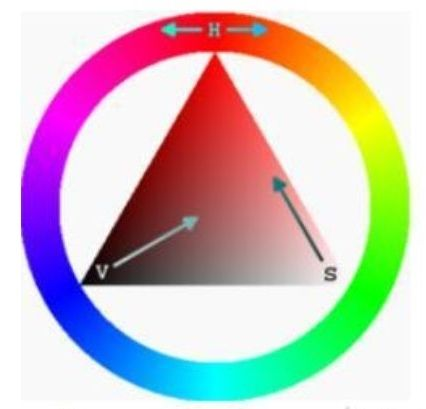
#> input picture OPEN CV/pythonProject/2.average BGR/配图2.jpg, 426 x 409 px
$ python 1-2.py
#> lines starting #> are read from the running program, lines starting #| are printed output that depends on the picture
import cv2
image = cv2.imread("配图2.jpg")
#> image is the input picture: shape (409, 426, 3); mean B, G, R 189.5, 190.4, 202.9
print(image.shape)#打印维度(横行,竖行,三原色彩色通道)  BGR格式存储
#| (409, 426, 3)
cv2.imshow("blue",image[:,:, 0])
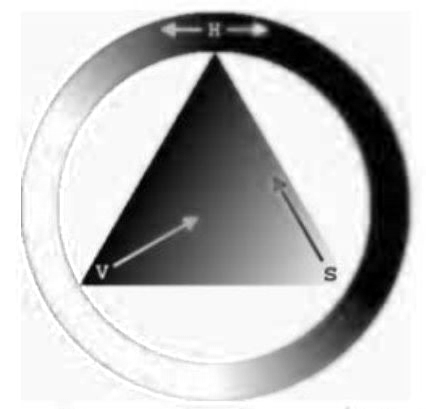
#> window 'blue': shape (409, 426); min 0, max 255, mean 189.5
cv2.imshow("green",image[:,:, 1])
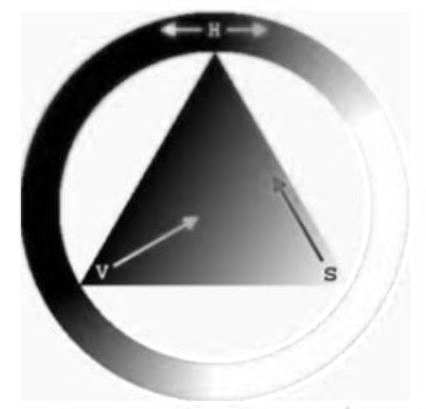
#> window 'green': shape (409, 426); min 0, max 255, mean 190.4
cv2.imshow("red",image[:,:, 2])
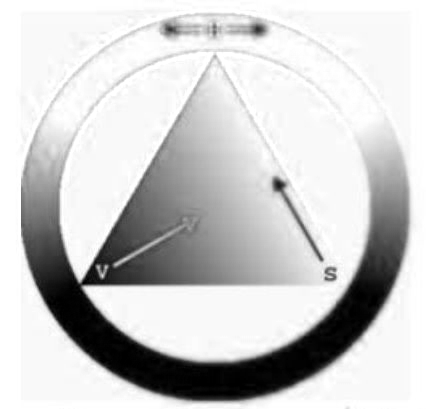
#> window 'red': shape (409, 426); min 0, max 255, mean 202.9
gray = cv2.cvtColor(image,cv2.COLOR_BGR2GRAY)#对BGR三原色 各灰度值进行加权平均   灰度图
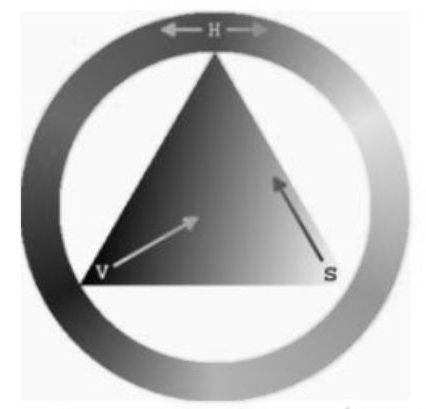
#> gray: shape (409, 426); min 0, max 255, mean 194
cv2.imshow("gray && average &&  BGR",gray)
cv2.waitKey()
